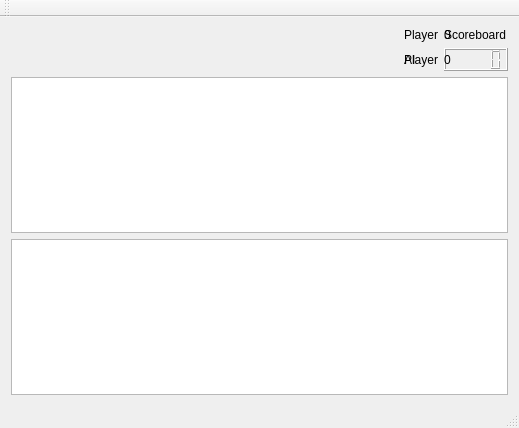
<?xml version="1.0" encoding="UTF-8"?>
<ui version="4.0">
 <class>MainWindow</class>
 <widget class="QMainWindow" name="MainWindow">
  <property name="geometry">
   <rect>
    <x>0</x>
    <y>0</y>
    <width>519</width>
    <height>428</height>
   </rect>
  </property>
  <property name="windowTitle">
   <string>MainWindow</string>
  </property>
  <widget class="QWidget" name="centralWidget">
   <layout class="QGridLayout" name="gridLayout">
    <item row="3" column="0" colspan="4">
     <widget class="QGraphicsView" name="boardView"/>
    </item>
    <item row="1" column="2">
     <widget class="QLabel" name="player">
      <property name="text">
       <string>Player</string>
      </property>
     </widget>
    </item>
    <item row="2" column="2">
     <widget class="QLabel" name="ai">
      <property name="text">
       <string>AI</string>
      </property>
     </widget>
    </item>
    <item row="2" column="3">
     <widget class="QLCDNumber" name="aiScore"/>
    </item>
    <item row="2" column="1">
     <widget class="QLabel" name="status">
      <property name="sizePolicy">
       <sizepolicy hsizetype="Preferred" vsizetype="Preferred">
        <horstretch>50</horstretch>
        <verstretch>0</verstretch>
       </sizepolicy>
      </property>
      <property name="text">
       <string/>
      </property>
     </widget>
    </item>
    <item row="1" column="3">
     <widget class="QLCDNumber" name="playerScore"/>
    </item>
    <item row="1" column="1">
     <widget class="QLabel" name="showGoal">
      <property name="text">
       <string/>
      </property>
     </widget>
    </item>
    <item row="0" column="3">
     <widget class="QLabel" name="scoreboard">
      <property name="text">
       <string>Scoreboard</string>
      </property>
     </widget>
    </item>
    <item row="2" column="0" colspan="4">
     <widget class="QGraphicsView" name="boardView"/>
    </item>
    <item row="0" column="2">
     <widget class="QLabel" name="label_2">
      <property name="text">
       <string>Player</string>
      </property>
     </widget>
    </item>
    <item row="0" column="3">
     <widget class="QLabel" name="label_3">
      <property name="text">
       <string>0</string>
      </property>
     </widget>
    </item>
    <item row="1" column="2">
     <widget class="QLabel" name="label">
      <property name="text">
       <string>AI</string>
      </property>
     </widget>
    </item>
    <item row="1" column="3">
     <widget class="QLabel" name="label_4">
      <property name="text">
       <string>0</string>
      </property>
     </widget>
    </item>
    <item row="1" column="1">
     <widget class="QLabel" name="label_5">
      <property name="text">
       <string/>
      </property>
     </widget>
    </item>
   </layout>
  </widget>
  <widget class="QMenuBar" name="menuBar">
   <property name="geometry">
    <rect>
     <x>0</x>
     <y>0</y>
     <width>519</width>
     <height>21</height>
    </rect>
   </property>
  </widget>
  <widget class="QToolBar" name="mainToolBar">
   <attribute name="toolBarArea">
    <enum>TopToolBarArea</enum>
   </attribute>
   <attribute name="toolBarBreak">
    <bool>false</bool>
   </attribute>
  </widget>
  <widget class="QStatusBar" name="statusBar"/>
 </widget>
 <layoutdefault spacing="6" margin="11"/>
 <resources/>
 <connections/>
</ui>
